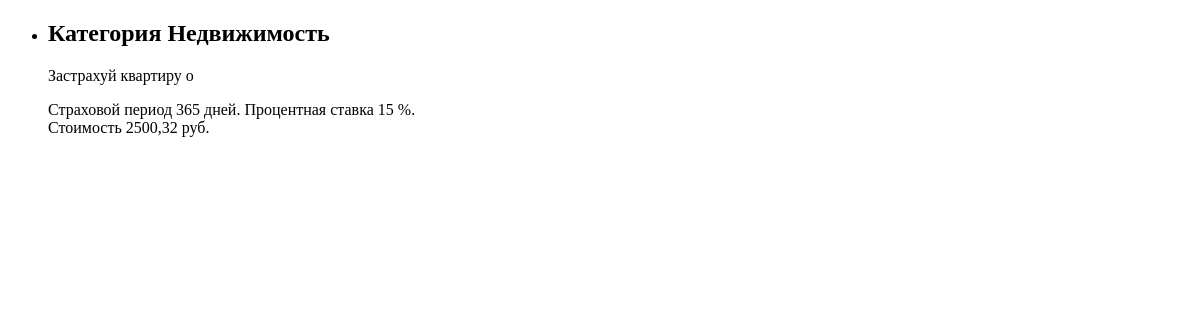
The app's page /cabinet/products/, older data.
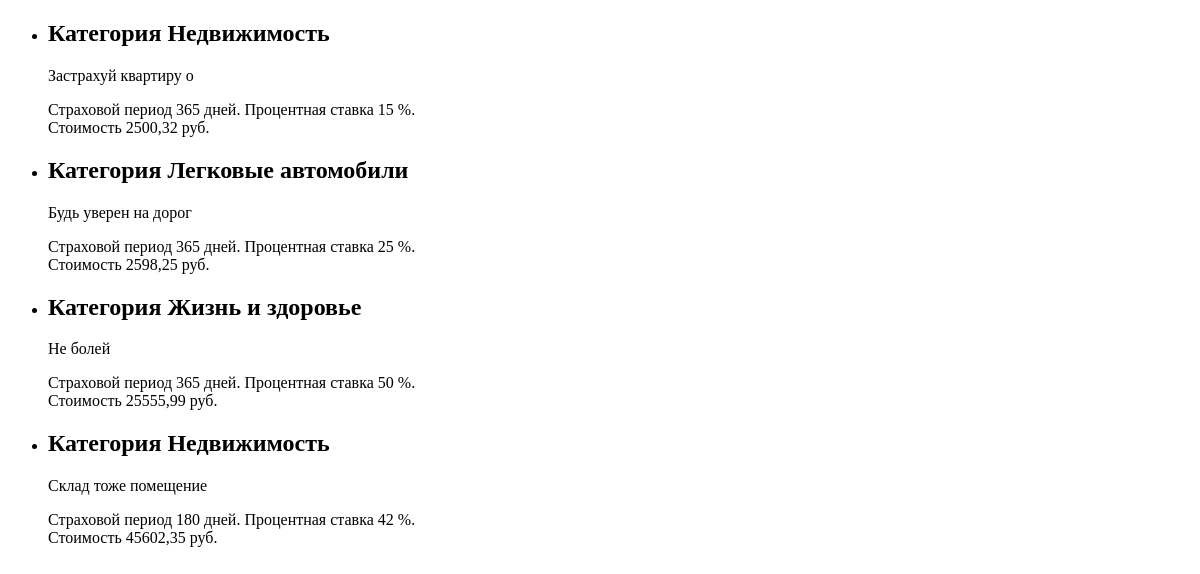
The same page, newer data.
### cabinet/models.py (models this page shows, shortened)
class Product(models.Model):
    PERIODS = (
        ('30', '1 мес'),
        ('60', '3 мес'),
        ('180', '6 мес'),
        ('365', '12 мес')
    )
    company = models.ForeignKey(InsuranceCompany, on_delete=models.CASCADE, verbose_name='Страховая компания')
    category = models.ForeignKey(Category, on_delete=models.CASCADE, verbose_name='Категория')
    name = models.CharField(max_length=20, verbose_name='Название страховки')
    price = models.DecimalField(max_digits=10, decimal_places=2, verbose_name='цена')
    interest_rate = models.SmallIntegerField(verbose_name='Процентная ставка')
    period = models.CharField(choices=PERIODS, max_length=6, verbose_name='Период страхования')
    date_create = models.DateField(auto_now=True)
    class Meta:
        verbose_name = 'Страховое предложение'
        verbose_name_plural = 'Страховые предложения'

class Category(models.Model):
    name = models.CharField(max_length=20)
    slug = models.SlugField(max_length=20)
    def __str__(self):
        return self.name
    class Meta:
        verbose_name = 'Категория'
        verbose_name_plural = 'Категории'

### cabinet/views.py (the view)
# urls.py: path('products/', views.ListProductView.as_view(), name='list_product'),
class ListProductView(View):
    def get(self, request):
        products = Product.objects.all()
        return render(request, 'cabinet/list_product.html', {'products': products})

### cabinet/templates/cabinet/list_product.html (shortened to what this page needs)
{% extends 'base.html' %}
{% block content %}
	<div class="content">
		<ul>
			{% for product in products %}
				<li >
					<div class="cart">
						<h2>Категория {{ product.category }}</h2>
						<p>{{ product.name }}</p>
						<div>
							Страховой период {{ product.period }} дней.
							Процентная ставка {{ product.interest_rate }} %.
						</div>
						<div>
							Стоимость {{ product.price }} руб.
						</div>
					</div>
				</li>
			{% endfor %}
		</ul>
	</div>
{% endblock %}

### account/templates/base.html (shortened to what this page needs)
<!DOCTYPE html>
<html lang="en">
<head>
</head>
<body>
	<div>{% block content %}{% endblock %}</div>
</body>
</html>

Row changes from the older to the newer data that the page shows:
added Product: category "Легковые автомобили", name "Будь уверен на дорог", period "365", interest_rate "25", price "2598,25"
added Product: category "Жизнь и здоровье", name "Не болей", period "365", interest_rate "50", price "25555,99"
added Product: category "Недвижимость", name "Склад тоже помещение", period "180", interest_rate "42", price "45602,35"
